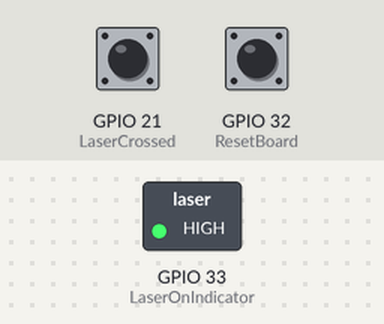
A program run on a simulated ESP32. Parts: switched loads named in the program (green lamp = pin HIGH). The test bench sets the inputs (shaded band); at power-on: GPIO 21 (LaserCrossed) HIGH, GPIO 32 (ResetBoard) LOW. Storage starts empty; what the program prints to the serial monitor is not drawn.

Above: at 1.2 s.
1.3 s: GPIO 21 (LaserCrossed) pulled LOW for 0.15 s
At 1.37 s:
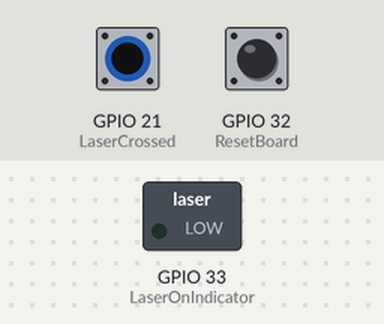
4.4 s: GPIO 21 (LaserCrossed) pulled LOW for 3.2 s
At 8.8 s:
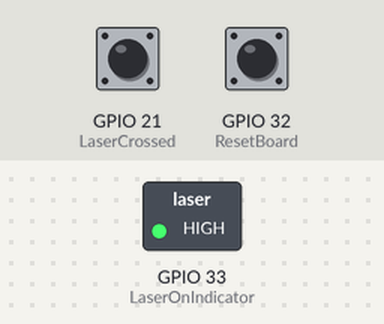
Timing chart, 0 to 10.3 s (numbered marks = the images above; inputs shaded):
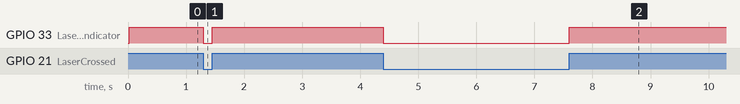

The program:

main.cpp
```cpp
#include <Arduino.h>
#include <WiFi.h>
#include <esp_system.h>
#include <ESPAsyncWebServer.h>
#include <AsyncTCP.h>
#include "LittleFS.h"
#include <ArduinoJson.h>

#define WIFI_SSID "Laser_Gate_Connect"
#define WIFI_Password "Firas1235"
#define WIFI_TIMEOUT_MS 20000


const byte LaserOnIndicator = 33;
const byte ResetBoard = 32;
const byte LaserCrossed = 21;
bool ShouldReset = false;
bool ShouldPublish = false;
unsigned long timeOfCrossing;
String timeJSON;


JsonDocument doc;


// Create AsyncWebServer object on port 80
AsyncWebServer server(80);

// Create a WebSocket object
AsyncWebSocket ws("/ws");


void SaveTimeOfCrossing(){
  if(!ShouldPublish){
    timeOfCrossing = micros();
    float timeInSeconds = timeOfCrossing / 1000000.0;

    char formattedTime[10]; // Enough to hold the float with 4 decimals
    dtostrf(timeInSeconds, 1, 4, formattedTime); // width=1, 4 decimal


    doc["TimeStamp"] =String(formattedTime);
    serializeJson(doc,timeJSON) ;
    ShouldPublish =true;

  }

}

void reset() {
 ShouldReset = true;
}

void PublishTime(String timeOfCrossing){

 ws.textAll(timeOfCrossing);

}
void BroadcastAP()
{
  Serial.print("Setting AP (Access Point)…");

  WiFi.softAP(WIFI_SSID, WIFI_Password);

  IPAddress IP = WiFi.softAPIP();
  Serial.print("AP IP address: ");
  Serial.println(IP);


}


void initLittleFS() {
  if (!LittleFS.begin(true)) {
    Serial.println("An error has occurred while mounting LittleFS");
  }
  Serial.println("LittleFS mounted successfully");
}

void handleWebSocketMessage(void *arg, uint8_t *data, size_t len) {
  AwsFrameInfo *info = (AwsFrameInfo*)arg;
  if (info->final && info->index == 0 && info->len == len && info->opcode == WS_TEXT) {
    String message;
    for (size_t i = 0; i < len; i++) {
      message += (char) data[i];
    }
    if (message =="getReadings") {
     doc["TimeStamp"] = "0.0";
      timeJSON = "";
      serializeJson(doc, timeJSON);
      PublishTime(timeJSON);
    }
  }
}

void onEvent(AsyncWebSocket *server, AsyncWebSocketClient *client, AwsEventType type, void *arg, uint8_t *data, size_t len) {
  switch (type) {
    case WS_EVT_CONNECT:
      Serial.printf("WebSocket client #%u connected from %s\n", client->id(), client->remoteIP().toString().c_str());
      break;
    case WS_EVT_DISCONNECT:
      Serial.printf("WebSocket client #%u disconnected\n", client->id());
      break;
    case WS_EVT_DATA:
      handleWebSocketMessage(arg, data, len);
      break;
    case WS_EVT_PONG:
    case WS_EVT_ERROR:
      break;
  }
}

void initWebSocket() {
  ws.onEvent(onEvent);
  server.addHandler(&ws);
}


void setup() {
 Serial.begin(115200);
 Serial.println();
 Serial.println("Hello");
 pinMode(LaserOnIndicator,OUTPUT);
 pinMode(ResetBoard,INPUT_PULLDOWN); // reset button is at LOW
 pinMode(LaserCrossed,INPUT_PULLUP); // Laser is at High (to simulate the real case)

 attachInterrupt(digitalPinToInterrupt(ResetBoard), reset, RISING);
 attachInterrupt(digitalPinToInterrupt(LaserCrossed), SaveTimeOfCrossing, FALLING);

  BroadcastAP();
  initLittleFS();
  initWebSocket();

  // Web Server Root URL
  server.on("/", HTTP_GET, [](AsyncWebServerRequest *request) {
    request->send(LittleFS, "/index.html", "text/html");
  });

  server.serveStatic("/", LittleFS, "/");

  // Start server
  server.begin();


}

void loop() {
  // put your main code here, to run repeatedly:

  if(digitalRead(LaserCrossed)==HIGH){
    digitalWrite(LaserOnIndicator,HIGH); // in the real use case this will help setup the laser
                                         // at the correct angle and height ...

  }
  else{
    digitalWrite(LaserOnIndicator,LOW);
  }


  if(ShouldReset){
    esp_restart();
}
  if(ShouldPublish){
    Serial.println("ButtonClicked!");


    PublishTime(timeJSON);
    ShouldPublish = false;

  }


}
```

Measured:
- after the input at 1.3 s, GPIO 33 (LaserOnIndicator): HIGH → LOW at once, → HIGH 0.15 s later
- after the input at 4.4 s, GPIO 33 (LaserOnIndicator): HIGH → LOW at once, → HIGH 3.2 s later
